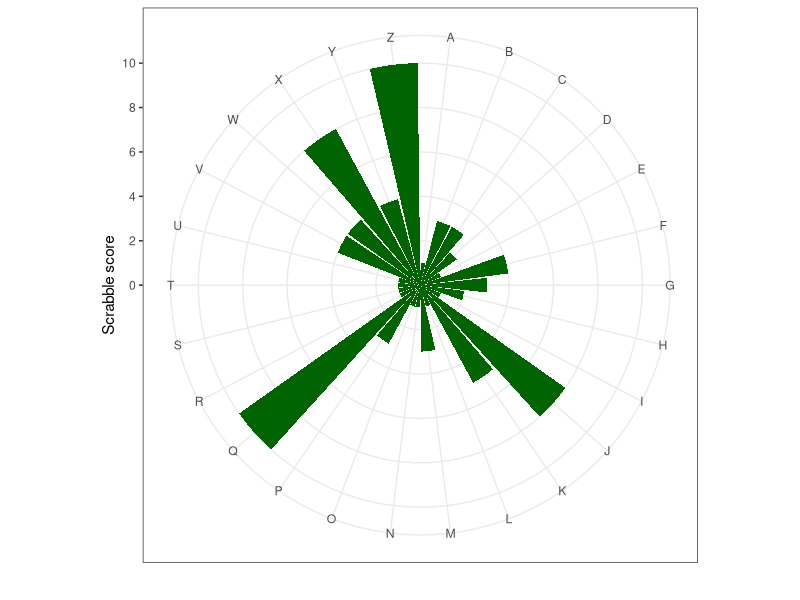

Write R code to recreate this figure.
## ---- chunk 1
knitr::opts_chunk$set(dpi=400, echo=FALSE, warning=FALSE, message=FALSE)
## ---- chunk 2
library(ggplot2)
# scrabble scores
scrabble = data.frame(L = LETTERS, score = c(1,3,3,2,1,4,3,2,1,8,5,1,3,1,1,3,10,1,1,1,1,4,4,8,4,10))
circular = ggplot(data=scrabble, aes(x=L, y=score))+
  geom_bar(stat = "identity", fill = "dark green", col=NA, width = .9)+
  coord_polar()+
  theme_bw()+
  scale_y_continuous(breaks=seq(0,10,2))+
  xlab('')+
  ylab('Scrabble score')
circular
